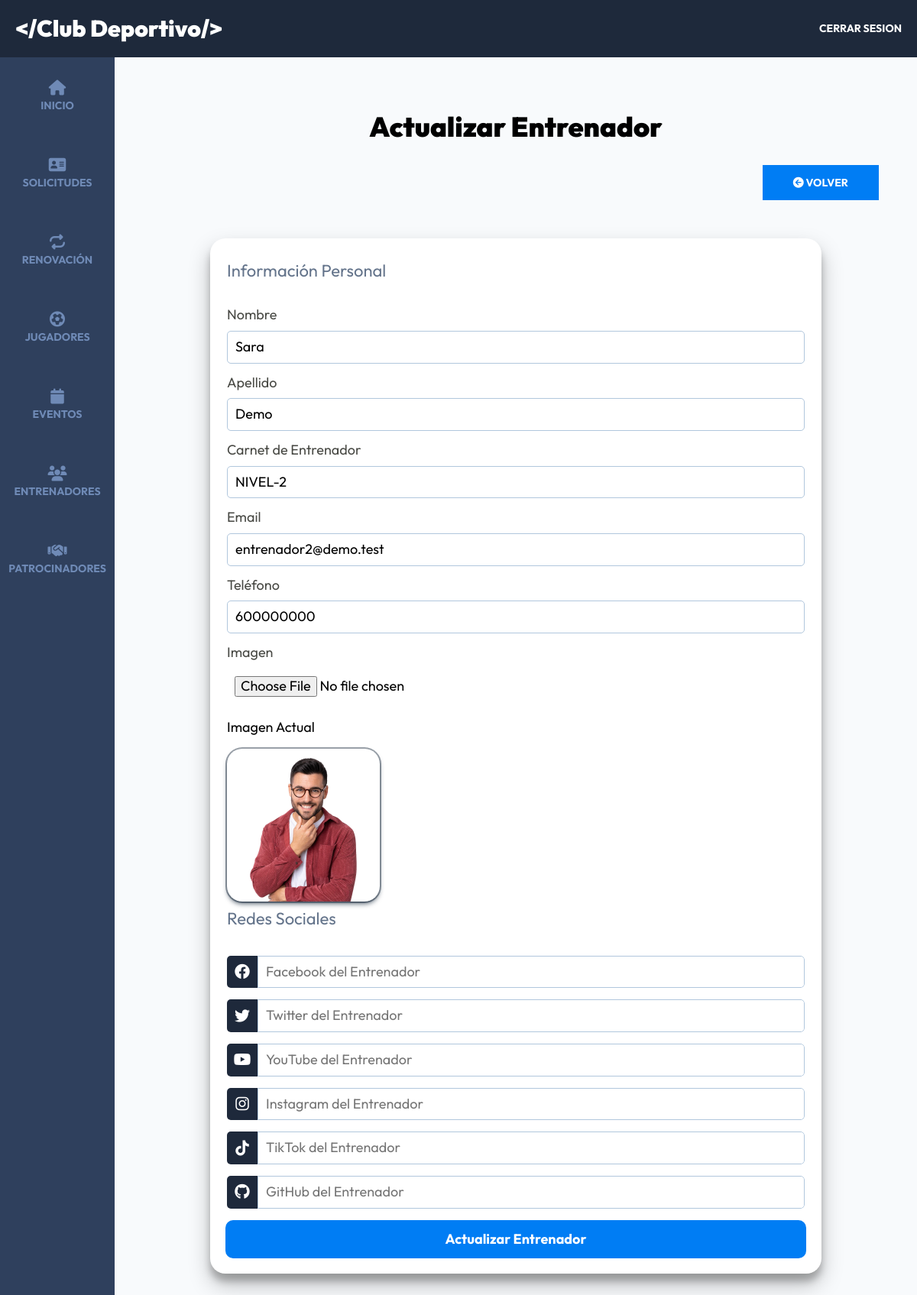
/admin/entrenadores/editar?id=2 (signed in), run on the app's committed database.
### tables this page shows
CREATE TABLE entrenadores(id INT AUTO_INCREMENT PRIMARY KEY,nombre VARCHAR(40),apellido VARCHAR(40),carnet_entrenador VARCHAR(20),email VARCHAR(60),telefono VARCHAR(20),imagen VARCHAR(40),redes TEXT);

### controllers/EntrenadoresController.php (called while the page is built, shortened)
<?php
class EntrenadoresController {
    public static function editar(Router $router) {
        $alertas = [];
        $id = $_GET['id'];
        $id = filter_var($id, FILTER_VALIDATE_INT);
        $entrenador = Entrenador::find($id);
        $entrenador->imagen_actual = $entrenador->imagen;
        $router->render('admin/entrenadores/editar', [
            'titulo' => 'Actualizar Entrenador',
            'alertas' => $alertas,
            'entrenador' => $entrenador,
            'redes' => json_decode($entrenador->redes)
        ]);
    }
}

### public/index.php (called while the page is built, shortened)
<?php
$router = new Router();
$router->get('/login', [AuthController::class, 'login']);
$router->post('/login', [AuthController::class, 'login']);
$router->post('/logout', [AuthController::class, 'logout']);
$router->get('/registro', [AuthController::class, 'registro']);
$router->post('/registro', [AuthController::class, 'registro']);
$router->get('/olvide', [AuthController::class, 'olvide']);
$router->post('/olvide', [AuthController::class, 'olvide']);
$router->get('/reestablecer', [AuthController::class, 'reestablecer']);
$router->post('/reestablecer', [AuthController::class, 'reestablecer']);
$router->get('/mensaje', [AuthController::class, 'mensaje']);
$router->get('/confirmar-cuenta', [AuthController::class, 'confirmar']);
$router->get('/admin/dashboard', [DashboardController::class, 'index']);
$router->get('/admin/panel', [AdminController::class, 'index']);
$router->post('/admin/panel/usuarios/aceptar', [AdminController::class, 'aceptarUsuario']);
$router->post('/admin/panel/usuarios/rechazar', [AdminController::class, 'rechazarUsuario']);
$router->get('/admin/panel/editar', [AdminController::class, 'editar']);
$router->post('/admin/panel/editar', [AdminController::class, 'editar']);
$router->get('/admin/renovaciones', [RenovacionController::class, 'index']);
$router->get('/registro/renovaciones', [RenovacionController::class, 'crearSolicitud']);
$router->post('/admin/renovaciones/aceptar', [RenovacionController::class, 'aceptarRenovacion']);
$router->post('/admin/renovaciones/rechazar', [RenovacionController::class, 'rechazarRenovacion']);
$router->get('/admin/registrados/editar', [RegistradosController::class, 'editar']);
$router->post('/admin/registrados/editar', [RegistradosController::class, 'editar']);
$router->get('/admin/registrados', [RegistradosController::class, 'index']);
$router->post('/admin/registrados/aprobar', [RegistradosController::class, 'aprobarUsuario']);
$router->post('/admin/registrados/rechazar', [RegistradosController::class, 'rechazarUsuario']);
$router->get('/admin/entrenadores', [EntrenadoresController::class, 'index']);
$router->get('/admin/entrenadores/crear', [EntrenadoresController::class, 'crear']);
$router->post('/admin/entrenadores/crear', [EntrenadoresController::class, 'crear']);
$router->get('/admin/entrenadores/editar', [EntrenadoresController::class, 'editar']);
$router->post('/admin/entrenadores/editar', [EntrenadoresController::class, 'editar']);
$router->post('/admin/entrenadores/eliminar', [EntrenadoresController::class, 'eliminar']);
$router->get('/admin/eventos', [EventosController::class, 'index']);
$router->get('/admin/eventos/crear', [EventosController::class, 'crear']);
$router->post('/admin/eventos/crear', [EventosController::class, 'crear']);
$router->get('/admin/eventos/editar', [EventosController::class, 'editar']);
$router->post('/admin/eventos/editar', [EventosController::class, 'editar']);
$router->post('/admin/eventos/eliminar', [EventosController::class, 'eliminar']);
$router->get('/api/eventos-horario', [APIEventos::class, 'index']);
$router->get('/api/equipacion', [APIEquipacion::class, 'index']);
$router->get('/api/entrenadores', [APIEntrenadores::class, 'index']);
$router->get('/api/entrenador', [APIEntrenadores::class, 'entrenador']);
$router->get('/admin/patrocinadores', [PatrocinadorController::class, 'index']);
$router->get('/admin/patrocinadores/crear', [PatrocinadorController::class, 'crear']);
$router->post('/admin/patrocinadores/crear', [PatrocinadorController::class, 'crear']);
$router->get('/admin/patrocinadores/editar', [PatrocinadorController::class, 'editar']);
$router->post('/admin/patrocinadores/editar', [PatrocinadorController::class, 'editar']);
$router->post('/admin/patrocinadores/eliminar', [PatrocinadorController::class, 'eliminar']);
$router->get('/admin/equipacion', [EquipacionController::class, 'index']);
$router->get('/finalizar-registro', [RegistroController::class, 'crear']);
$router->post('/finalizar-registro/gratis', [RegistroController::class, 'gratis']);
$router->post('/finalizar-registro/pagar', [RegistroController::class, 'pagar']);
$router->get('/finalizar-registro/eventosconf', [RegistroController::class, 'eventosconf']);
$router->post('/finalizar-registro/eventosconf', [RegistroController::class, 'eventosconf']);
$router->get('/boleto', [RegistroController::class, 'boleto']);
$router->post('/boleto', [RegistroController::class, 'guardarFirma']);
$router->get('/firma', [RegistroController::class, 'firma']);
$router->get('/confirmar-firma', [RegistroController::class, 'confirmarFirma']);
$router->post('/renovacion', [RegistroController::class, 'solicitarRenovacion']);
$router->get('/', [PaginasController::class, 'index']);
$router->get('/clubdeportivo', [PaginasController::class, 'evento']);
$router->get('/paquetes', [PaginasController::class, 'paquetes']);
$router->get('/eventos', [PaginasController::class, 'eventos']);
$router->get('/evento', [PaginasController::class, 'detalleEvento']);
$router->get('/pruebas', [PaginasController::class, 'pruebas']);
$router->get('/404', [PaginasController::class, 'error']);
$router->comprobarRutas();

### models/ActiveRecord.php (called while the page is built, shortened)
<?php
class ActiveRecord {
    protected static $db;
    protected static $tabla = '';
    public static function setDB($database) {
        self::$db = $database;
    }
    public static function consultarSQL($query) {
        $resultado = self::$db->query($query);
        $array = [];
        while($registro = $resultado->fetch_assoc()) {
            $array[] = static::crearObjeto($registro);
        }
        return $array;
    }
    protected static function crearObjeto($registro) {
        $objeto = new static;
        foreach($registro as $key => $value ) {
            if(property_exists( $objeto, $key  )) {
                $objeto->$key = $value;
            }
        }
        return $objeto;
    }
    public static function find($id) {
        $query = "SELECT * FROM " . static::$tabla  ." WHERE id = ${id}";
        $resultado = self::consultarSQL($query);
        return array_shift( $resultado ) ;
    }
}

### views/admin/entrenadores/formulario.php (the view)
<fieldset class="formulario__fieldset">
    <legend class="formulario__legend">Información Personal</legend>
        <div class="formulario__campo">
            <label for="nombre" class="formulario__label">Nombre</label>
            <input
                type="text"
                class="formulario__input"
                name="nombre"
                id="nombre"
                placeholder="Nombre del Entrenador"
                value="<?php echo $entrenador->nombre ?? ''; ?>"
            >
        </div>
        <div class="formulario__campo">
            <label for="apellido" class="formulario__label">Apellido</label>
            <input
                type="text"
                class="formulario__input"
                name="apellido"
                id="apellido"
                placeholder="Apellido del Entrenador"
                value="<?php echo $entrenador->apellido ?? ''; ?>"
            >
        </div>
        <div class="formulario__campo">
            <label for="carnet_entrenador" class="formulario__label">Carnet de Entrenador</label>
            <input
                type="text"
                class="formulario__input"
                name="carnet_entrenador"
                id="carnet_entrenador"
                placeholder="Carnet de Entrenador"
                value="<?php echo $entrenador->carnet_entrenador ?? ''; ?>"
            >
        </div>
        <div class="formulario__campo">
            <label for="email" class="formulario__label">Email</label>
            <input
                type="email"
                class="formulario__input"
                placeholder="Email del Entrenador"
                id="email"
                name="email"
                value="<?php echo $entrenador->email ?? ''; ?>"
            />
        </div>
        <div class="formulario__campo">
            <label for="telefono" class="formulario__label">Teléfono</label>
            <input
                type="tel"
                class="formulario__input"
                placeholder="Teléfono del Entrenador"
                id="telefono"
                name="telefono"
                value="<?php echo $entrenador->telefono ?? ''; ?>"
            />
        </div>
        <div class="formulario__campo">
            <label for="imagen" class="formulario__label">Imagen</label>
            <input
                type="file"
                class="formulario__input formulario__input--file"
                name="imagen"
                id="imagen"
            />
        </div>
        <?php if(isset($entrenador->imagen)) { ?>
            <p class="formulario__texto">Imagen Actual</p>
            <div class="formulario__imagen">
                <picture>
                    <source srcset="/build/img/entrenadores/<?php echo $entrenador->imagen; ?>.webp" type="image/webp">
                    <source srcset="/build/img/entrenadores/<?php echo $entrenador->imagen; ?>.png" type="image/png">
                    <img src="/build/img/entrenadores/<?php echo $entrenador->imagen; ?>.png" alt="Imagen del Entrenador">
                </picture>
            </div>
        <?php } ?>
</fieldset>
<fieldset class="formulario__fieldset">
    <legend class="formulario__legend">Redes Sociales</legend>
    <div class="formulario__campo">
        <div class="formulario__contenedor-icono">
            <div class="formulario__icono">
                <i class="fa-brands fa-facebook"></i>
            </div>
            <input
                type="text"
                class="formulario__input--sociales"
                name="redes[facebook]"
                placeholder="Facebook del Entrenador"
                value="<?php echo $redes->facebook ?? ''; ?>"
            >
        </div>
    </div>
    <div class="formulario__campo">
        <div class="formulario__contenedor-icono">
            <div class="formulario__icono">
                <i class="fa-brands fa-twitter"></i>
            </div>
            <input
                type="text"
                class="formulario__input--sociales"
                name="redes[twitter]"
                placeholder="Twitter del Entrenador"
                value="<?php echo $redes->twitter ?? ''; ?>"
            >
        </div>
    </div>
    <div class="formulario__campo">
        <div class="formulario__contenedor-icono">
            <div class="formulario__icono">
                <i class="fa-brands fa-youtube"></i>
            </div>
            <input
                type="text"
                class="formulario__input--sociales"
                name="redes[youtube]"
                placeholder="YouTube del Entrenador"
                value="<?php echo $redes->youtube ?? ''; ?>"
            >
        </div>
    </div>
    <div class="formulario__campo">
        <div class="formulario__contenedor-icono">
            <div class="formulario__icono">
                <i class="fa-brands fa-instagram"></i>
            </div>
            <input
                type="text"
                class="formulario__input--sociales"
                name="redes[instagram]"
                placeholder="Instagram del Entrenador"
                value="<?php echo $redes->instagram ?? ''; ?>"
            >
        </div>
    </div>
    <div class="formulario__campo">
        <div class="formulario__contenedor-icono">
            <div class="formulario__icono">
                <i class="fa-brands fa-tiktok"></i>
            </div>
            <input
                type="text"
                class="formulario__input--sociales"
                name="redes[tiktok]"
                placeholder="TikTok del Entrenador"
                value="<?php echo $redes->tiktok ?? ''; ?>"
            >
        </div>
    </div>
    <div class="formulario__campo">
        <div class="formulario__contenedor-icono">
            <div class="formulario__icono">
                <i class="fa-brands fa-github"></i>
            </div>
            <input
                type="text"
                class="formulario__input--sociales"
                name="redes[github]"
                placeholder="GitHub del Entrenador"
                value="<?php echo $redes->github ?? ''; ?>"
            >
        </div>
    </div>
</fieldset>

### public/build/css/app.css (style rules this page uses)
html { line-height: 1.15; -webkit-text-size-adjust: 100%; }
body { margin: 0; }
img { border-style: none; }
button, input, optgroup, select, textarea { font-family: inherit; font-size: 100%; line-height: 1.15; margin: 0; }
button, input { overflow: visible; }
fieldset { padding: 0.35em 0.75em 0.625em; }
legend { box-sizing: border-box; color: inherit; display: table; max-width: 100%; padding: 0; white-space: normal; }
html { font-size: 62.5%; box-sizing: border-box; height: 100%; }
*, *:before, *:after { box-sizing: inherit; }
body { font-family: "Outfit", sans-serif; font-size: 1.8rem; }
img { width: 100%; height: auto; border-radius: 2rem; }
@media (min-width: 769px) { picture { display: flex; justify-content: center; } }
.formulario__fieldset { border: none; margin-top: 1rem; padding: 0; }
.formulario__legend { color: #64748B; font-size: 2.2rem; margin-bottom: 2rem; }
.formulario__campo { display: flex; flex-direction: column; gap: 1rem; margin: 1.5rem 0; }
.formulario__contenedor-icono { display: flex; border-radius: 0.5rem; overflow: hidden; }
.formulario__icono { background-color: #1E293B; width: 4rem; display: flex; align-items: center; justify-content: center; }
.formulario__icono i { color: #FFFFFF; font-size: 2rem; }
.formulario__label { display: block; font-size: 1.8rem; color: rgba(26, 27, 21, 0.8); }
.formulario__input, .formulario__input--sociales, .formulario__select--sociales, .formulario__select { padding: 1rem; border: 1px solid #b1c7dd; border-radius: 0.5rem; }
.formulario__input--file, .formulario__select--file { border: none; }
.formulario__input--sociales, .formulario__select--sociales { flex: 1; border-bottom-left-radius: 0; border-top-left-radius: 0; }
.formulario__texto { margin-top: 2rem; }
.formulario img { border-radius: 2rem; }
.formulario__imagen { max-width: 20rem; border-radius: 2rem; box-shadow: rgba(6, 24, 44, 0.4) 0px 0px 0px 2px, rgba(6, 24, 44, 0.65) 0px 4px 6px -1px, rgba(255, 255, 255, 0.08) 0px 1px 0px inset; }
.dashboard { height: 100%; display: flex; flex-direction: column; background-color: #F8FAFC; }

### data on the page
entrenadores: nombre "Sara", apellido "Demo", carnet_entrenador "NIVEL-2", email "entrenador2@demo.test", telefono "600000000", imagen (picture)

### other printed values
$titulo "Actualizar Entrenador"
